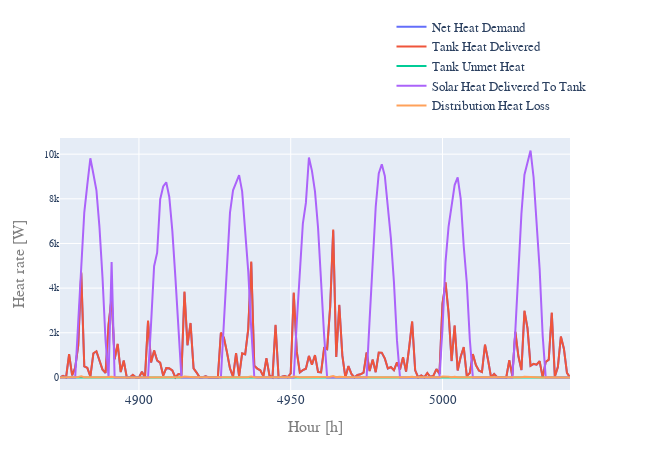

Notebook source saved alongside this figure:
### Code cell
print('month, day, hour:\nData starts at', ts_res_com_new_hot.loc[first_hour, ['month','day', 'hour']].transpose().values, 'and ends at',
ts_res_com_new_hot.loc[last_hour, ['month','day', 'hour']].transpose().values)

# title = 'Community SWH New, Climate Zone ' + str(int(cold_cz))

fig = Plot(data_headers = [r['q_dem'], r['q_del_tank'],r['q_unmet_tank'],r['q_del_sol'],r['q_dist_loss']], \
                 outpath = '', save_image = False, title = '', 
                 label_h = 'Hour [h]', label_v = 'Heat rate [W]',\
                 legend = True, duration_curve = False,margin_l = m_l, margin_b = m_b,\
                 notebook_mode = True, width = w, height = h, fontsize = f, legend_x = 0.65, legend_y = 1.5).\
            series(ts_res_com_new_hot.loc[first_hour + 1 : last_hour + 1,\
                [r['q_dem'], r['q_del_tank'],r['q_unmet_tank'],r['q_del_sol'],r['q_dist_loss']]], \
                 outfile = '', modes = 'lines')

### Figure 1 — Plotly figure (JSON) as saved in the notebook; plotly's stock layout.template omitted (floating-point values rounded to 4 significant figures; data arrays with more than 128 entries replaced by an {"elided": "..."} marker saying what was removed)
{"data": [{"mode": "lines", "name": "Net Heat Demand", "type": "scatter", "x": {"elided": "169 int values"}, "y": {"elided": "169 float values"}}, {"mode": "lines", "name": "Tank Heat Delivered", "type": "scatter", "x": {"elided": "169 int values"}, "y": {"elided": "169 float values"}}, {"mode": "lines", "name": "Tank Unmet Heat", "type": "scatter", "x": {"elided": "169 int values"}, "y": {"elided": "169 int values"}}, {"mode": "lines", "name": "Solar Heat Delivered To Tank", "type": "scatter", "x": {"elided": "169 int values"}, "y": {"elided": "169 float values"}}, {"mode": "lines", "name": "Distribution Heat Loss", "type": "scatter", "x": {"elided": "169 int values"}, "y": {"elided": "169 float values"}}], "layout": {"font": {"family": "arial", "size": 16}, "height": 450, "legend": {"font": {"family": "arial", "size": 12.8}, "x": 0.65, "y": 1.5}, "margin": {"b": 60, "l": 60}, "showlegend": true, "title": {"font": {"family": "arial", "size": 16}, "text": ""}, "width": 650, "xaxis": {"tickfont": {"size": 12.8}, "title": {"font": {"color": "#7f7f7f", "size": 16}, "text": "Hour [h]"}}, "yaxis": {"tickfont": {"size": 9.6}, "title": {"font": {"color": "#7f7f7f", "size": 16}, "text": "Heat rate [W]"}}}}
